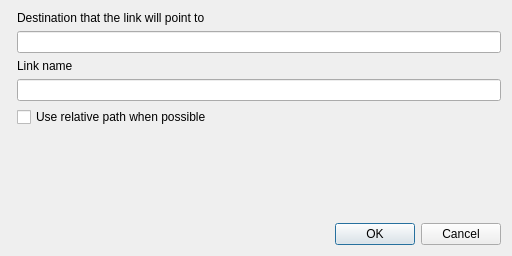
<?xml version="1.0" encoding="UTF-8"?>
<ui version="4.0">
 <class>CreateSymbolicLink</class>
 <widget class="QDialog" name="CreateSymbolicLink">
  <property name="windowModality">
   <enum>Qt::WindowModal</enum>
  </property>
  <property name="geometry">
   <rect>
    <x>0</x>
    <y>0</y>
    <width>512</width>
    <height>256</height>
   </rect>
  </property>
  <property name="sizePolicy">
   <sizepolicy hsizetype="Fixed" vsizetype="Fixed">
    <horstretch>0</horstretch>
    <verstretch>0</verstretch>
   </sizepolicy>
  </property>
  <property name="minimumSize">
   <size>
    <width>512</width>
    <height>254</height>
   </size>
  </property>
  <property name="maximumSize">
   <size>
    <width>512</width>
    <height>256</height>
   </size>
  </property>
  <property name="baseSize">
   <size>
    <width>512</width>
    <height>256</height>
   </size>
  </property>
  <property name="windowTitle">
   <string>Create symbolic link</string>
  </property>
  <property name="sizeGripEnabled">
   <bool>false</bool>
  </property>
  <property name="modal">
   <bool>true</bool>
  </property>
  <layout class="QVBoxLayout" name="verticalLayout">
   <property name="sizeConstraint">
    <enum>QLayout::SetDefaultConstraint</enum>
   </property>
   <item>
    <layout class="QFormLayout" name="formLayout">
     <item row="2" column="1">
      <widget class="QLineEdit" name="lineEditDestination"/>
     </item>
     <item row="4" column="1">
      <widget class="QLineEdit" name="lineEditLinkName"/>
     </item>
     <item row="0" column="1">
      <widget class="QLabel" name="labelDestination">
       <property name="text">
        <string>Destination that the link will point to</string>
       </property>
       <property name="buddy">
        <cstring>lineEditDestination</cstring>
       </property>
      </widget>
     </item>
     <item row="3" column="1">
      <widget class="QLabel" name="labelLinkName">
       <property name="text">
        <string>Link name</string>
       </property>
       <property name="buddy">
        <cstring>lineEditLinkName</cstring>
       </property>
      </widget>
     </item>
     <item row="5" column="1">
      <widget class="QCheckBox" name="checkBoxRelativePath">
       <property name="text">
        <string>Use relative path when possible</string>
       </property>
      </widget>
     </item>
    </layout>
   </item>
   <item>
    <widget class="QDialogButtonBox" name="buttonBox">
     <property name="orientation">
      <enum>Qt::Horizontal</enum>
     </property>
     <property name="standardButtons">
      <set>QDialogButtonBox::Cancel|QDialogButtonBox::Ok</set>
     </property>
    </widget>
   </item>
  </layout>
 </widget>
 <tabstops>
  <tabstop>lineEditDestination</tabstop>
  <tabstop>lineEditLinkName</tabstop>
  <tabstop>checkBoxRelativePath</tabstop>
 </tabstops>
 <resources/>
 <connections>
  <connection>
   <sender>buttonBox</sender>
   <signal>accepted()</signal>
   <receiver>CreateSymbolicLink</receiver>
   <slot>accept()</slot>
   <hints>
    <hint type="sourcelabel">
     <x>229</x>
     <y>336</y>
    </hint>
    <hint type="destinationlabel">
     <x>157</x>
     <y>255</y>
    </hint>
   </hints>
  </connection>
  <connection>
   <sender>buttonBox</sender>
   <signal>rejected()</signal>
   <receiver>CreateSymbolicLink</receiver>
   <slot>reject()</slot>
   <hints>
    <hint type="sourcelabel">
     <x>297</x>
     <y>336</y>
    </hint>
    <hint type="destinationlabel">
     <x>286</x>
     <y>255</y>
    </hint>
   </hints>
  </connection>
 </connections>
 <slots>
  <slot>create_symbolic_link()</slot>
 </slots>
</ui>
